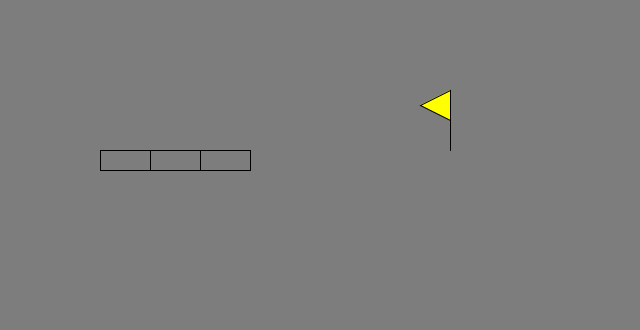
Frame 1 (no input)
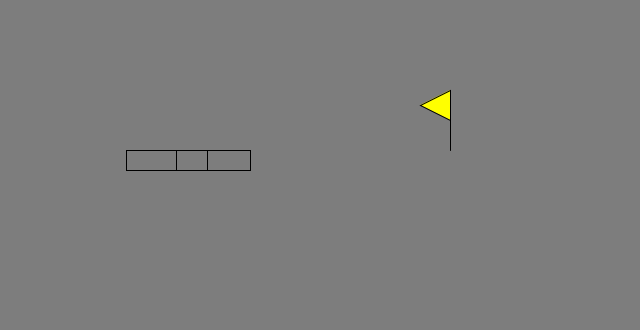
Frame 60 (the mouse pressed at the canvas centre just before this capture)
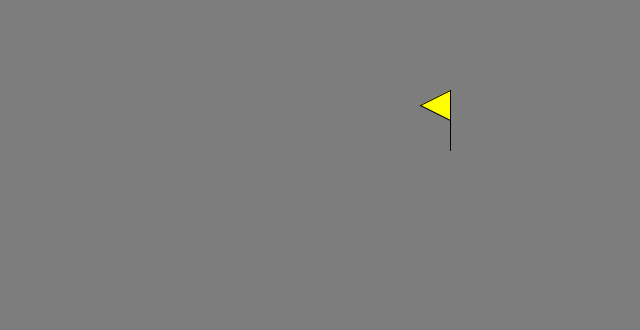
Frame 120 (the mouse held since frame 60 and released just before this capture)

The Processing sketch that drew these frames (run headless with seeded random() and noise(); from frame 60 on, the mouse is pressed at the canvas centre):

// Processing sketch: processing_164429
// ── processing_164429.pde

int d0;
int d1; 
int d2;
int c=25;
int i=0;
int j=0;
int k=0;
int l=0;

void setup (){ 
  size(640,330);
d0=100; d1=d0+50;  d2=d1+50;
frameRate(10);
}


  void draw (){
  background (125);
  banderita(450,150);
  if(i<=c){
  segmento(d0+i,150,50-i,20);
  segmento(d1,150,50,20);
  segmento(d2,150,50,20);
  i=i+1;
}
  else if(j<=c){
  segmento(d0+i,150,50-i+j,20);
  segmento(d1+j,150,50-j,20);
  segmento(d2,150,50,20);
  j=j+1; 
}
   else if(k<=c){
  segmento(d0+i,150,50-i+j,20);
  segmento(d1+j,150,50-j+k,20);
  segmento(d2+k,150,50-k,20);
  k=k+1; 

   }
   else if(l<=c){
  segmento(d0+i,150,50-i+j,20);
  segmento(d1+j,150,50-j+k,20);
  segmento(d2+k,150,50-k+l,20);
  l=l+1; 

 }
  }
void segmento (int xi, int yi, int ancho, int alto) {
  rect (xi,yi,ancho,alto);
}
void banderita(float xi, float yi){
  line(xi, yi, xi, yi-60);
  fill(255,255,0);
  triangle (xi,yi-60,xi-30,yi-45,xi,yi-30);
  noFill();

}
